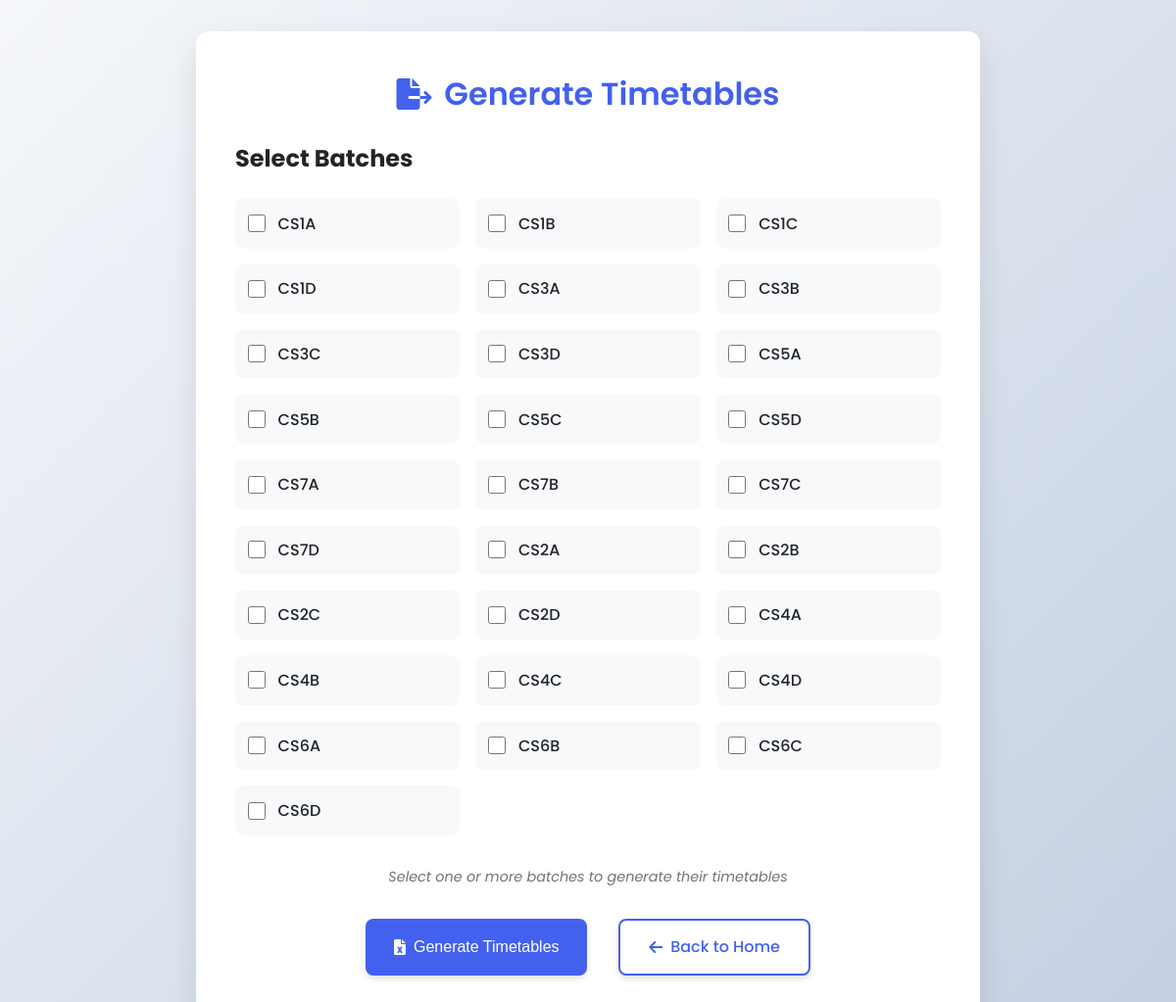
Page /select_batches on the committed database.
### app.py (models this page shows)
class Batch(db.Model):
    id = db.Column(db.Integer, primary_key=True)
    name = db.Column(db.String(50), unique=True, nullable=False)
    capacity = db.Column(db.Integer, nullable=False)
    courses = db.relationship('Course', backref='batch', lazy=True)
    odd_sem = db.Column(db.Boolean, default=False,nullable=False)
    department_id = db.Column(db.Integer, db.ForeignKey('department.id'), nullable=False)
    department = db.relationship('Department', backref=db.backref('batches', lazy=True))

### app.py (the view)
@app.route('/select_batches', methods=['GET'])
def select_batches():
    batches = Batch.query.all()
    return render_template('select_batches.html', batches=batches)

### templates/select_batches.html (shortened to what this page needs)
<!DOCTYPE html>
<html lang="en">
<head>
    <link rel="stylesheet" href="https://cdnjs.cloudflare.com/ajax/libs/font-awesome/6.0.0-beta3/css/all.min.css">
</head>
<body>
    <div class="container">
        <div class="card">
            <h1><i class="fas fa-file-export"></i> Generate Timetables</h1>
            <form action="/download-timetable" method="POST">
                <div class="form-group">
                    <h2>Select Batches</h2>
                    <div class="batch-list">
                        {% for batch in batches %}
                        <div class="batch-item">
                            <input type="checkbox" id="batch_{{ batch.id }}" name="batch_ids[]" value="{{ batch.id }}" class="batch-checkbox">
                            <label for="batch_{{ batch.id }}" class="batch-label">{{ batch.name }}</label>
                        </div>
                        {% endfor %}
                    </div>
                </div>
                <p class="instructions">Select one or more batches to generate their timetables</p>
                <div class="btn-group">
                    <button type="submit" class="btn btn-primary">
                        <i class="fas fa-file-excel"></i> Generate Timetables
                    </button>
                    <a href="{{ url_for('index') }}" class="btn btn-secondary">
                        <i class="fas fa-arrow-left"></i> Back to Home
                    </a>
                </div>
            </form>
        </div>
    </div>
</body>
</html>

### templates/select_batches.html (style rules this page uses)
:root { --primary: #4361ee; --primary-dark: #3a56d4; --secondary: #3f37c9; --light: #f8f9fa; --dark: #212529; --success: #4cc9f0; --gray: #6c757d; }
* { margin: 0; padding: 0; box-sizing: border-box; }
body { font-family: 'Poppins', sans-serif; background: linear-gradient(135deg, #f5f7fa 0%, #c3cfe2 100%); min-height: 100vh; color: var(--dark); padding: 2rem; }
.container { max-width: 800px; margin: 0 auto; }
.card { background-color: white; border-radius: 12px; padding: 2.5rem; box-shadow: 0 12px 30px rgba(0, 0, 0, 0.1); }
h1 { font-size: 2rem; font-weight: 600; color: var(--primary); margin-bottom: 1.5rem; display: flex; align-items: center; justify-content: center; gap: 0.8rem; }
.form-group { margin-bottom: 2rem; }
.batch-list { display: grid; grid-template-columns: repeat(auto-fill, minmax(200px, 1fr)); gap: 1rem; margin: 1.5rem 0; }
.batch-item { display: flex; align-items: center; padding: 0.8rem; background-color: #f8f9fa; border-radius: 8px; transition: all 0.3s ease; }
.batch-checkbox { margin-right: 0.8rem; width: 18px; height: 18px; accent-color: var(--primary); }
.batch-label { font-weight: 500; cursor: pointer; }
.btn { display: inline-flex; align-items: center; justify-content: center; padding: 0.9rem 1.8rem; border-radius: 8px; font-weight: 500; text-decoration: none; transition: all 0.3s ease; box-shadow: 0 4px 6px rgba(0, 0, 0, 0.1); border: none; cursor: pointer; font-size: 1rem; gap: 0.5rem; }
.btn-primary { background-color: var(--primary); color: white; }
.btn-secondary { background-color: white; color: var(--primary); border: 2px solid var(--primary); margin-left: 1rem; }
.btn-group { display: flex; justify-content: center; margin-top: 2rem; gap: 1rem; }
.instructions { font-size: 0.9rem; color: var(--gray); margin-top: 1rem; text-align: center; font-style: italic; }

### rows in the picture
Batch: name "CS1A"
Batch: name "CS1B"
Batch: name "CS1C"
Batch: name "CS1D"
Batch: name "CS3A"
Batch: name "CS3B"
Batch: name "CS3C"
Batch: name "CS3D"
Batch: name "CS5A"
Batch: name "CS5B"
Batch: name "CS5C"
Batch: name "CS5D"
Batch: name "CS7A"
Batch: name "CS7B"
Batch: name "CS7C"
Batch: name "CS7D"
Batch: name "CS2A"
Batch: name "CS2B"
Batch: name "CS2C"
Batch: name "CS2D"
Batch: name "CS4A"
Batch: name "CS4B"
Batch: name "CS4C"
Batch: name "CS4D"
Batch: name "CS6A"
Batch: name "CS6B"
Batch: name "CS6C"
Batch: name "CS6D"
